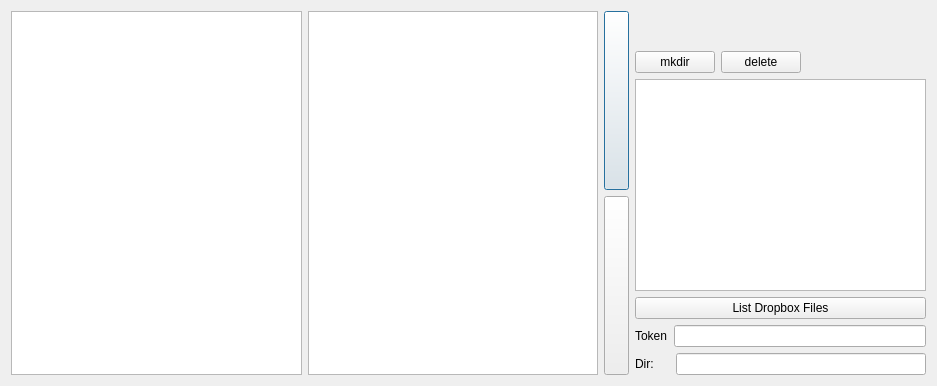
<?xml version="1.0" encoding="UTF-8"?>
<ui version="4.0">
 <class>DropboxBrowser</class>
 <widget class="QDialog" name="DropboxBrowser">
  <property name="geometry">
   <rect>
    <x>0</x>
    <y>0</y>
    <width>937</width>
    <height>386</height>
   </rect>
  </property>
  <property name="windowTitle">
   <string>Dropbox File Manager</string>
  </property>
  <layout class="QGridLayout" name="gridLayout_2">
   <item row="0" column="0">
    <widget class="QTreeView" name="treeView">
     <property name="sizeAdjustPolicy">
      <enum>QAbstractScrollArea::AdjustIgnored</enum>
     </property>
    </widget>
   </item>
   <item row="0" column="1">
    <widget class="QListView" name="listView">
     <property name="sizeAdjustPolicy">
      <enum>QAbstractScrollArea::AdjustIgnored</enum>
     </property>
    </widget>
   </item>
   <item row="0" column="2">
    <layout class="QVBoxLayout" name="verticalLayout">
     <item>
      <widget class="QPushButton" name="cmdUpload">
       <property name="sizePolicy">
        <sizepolicy hsizetype="Preferred" vsizetype="Expanding">
         <horstretch>0</horstretch>
         <verstretch>0</verstretch>
        </sizepolicy>
       </property>
       <property name="maximumSize">
        <size>
         <width>25</width>
         <height>16777215</height>
        </size>
       </property>
       <property name="text">
        <string/>
       </property>
       <property name="icon">
        <iconset resource="../../../tosec.qrc">
         <normaloff>:/icon/player/images/player/blue/forward.ico</normaloff>:/icon/player/images/player/blue/forward.ico</iconset>
       </property>
      </widget>
     </item>
     <item>
      <widget class="QPushButton" name="cmdDownload">
       <property name="sizePolicy">
        <sizepolicy hsizetype="Preferred" vsizetype="Expanding">
         <horstretch>0</horstretch>
         <verstretch>0</verstretch>
        </sizepolicy>
       </property>
       <property name="maximumSize">
        <size>
         <width>25</width>
         <height>16777215</height>
        </size>
       </property>
       <property name="text">
        <string/>
       </property>
       <property name="icon">
        <iconset resource="../../../tosec.qrc">
         <normaloff>:/icon/player/images/player/blue/backward.ico</normaloff>:/icon/player/images/player/blue/backward.ico</iconset>
       </property>
      </widget>
     </item>
    </layout>
   </item>
   <item row="0" column="3">
    <layout class="QGridLayout" name="gridLayout">
     <item row="5" column="0">
      <layout class="QHBoxLayout" name="horizontalLayout_4">
       <item>
        <widget class="QLabel" name="lblToken">
         <property name="text">
          <string>Token</string>
         </property>
        </widget>
       </item>
       <item>
        <widget class="QLineEdit" name="edtToken"/>
       </item>
      </layout>
     </item>
     <item row="0" column="0">
      <widget class="QLabel" name="lblPublisher">
       <property name="sizePolicy">
        <sizepolicy hsizetype="Preferred" vsizetype="Preferred">
         <horstretch>0</horstretch>
         <verstretch>0</verstretch>
        </sizepolicy>
       </property>
       <property name="minimumSize">
        <size>
         <width>0</width>
         <height>0</height>
        </size>
       </property>
       <property name="maximumSize">
        <size>
         <width>16777215</width>
         <height>50</height>
        </size>
       </property>
       <property name="font">
        <font>
         <family>Segoe Print</family>
         <pointsize>19</pointsize>
        </font>
       </property>
       <property name="scaledContents">
        <bool>false</bool>
       </property>
       <property name="alignment">
        <set>Qt::AlignCenter</set>
       </property>
       <property name="wordWrap">
        <bool>false</bool>
       </property>
      </widget>
     </item>
     <item row="4" column="0">
      <widget class="QPushButton" name="cmdGetFiles">
       <property name="text">
        <string>List Dropbox Files</string>
       </property>
      </widget>
     </item>
     <item row="6" column="0">
      <layout class="QHBoxLayout" name="horizontalLayout_2">
       <item>
        <widget class="QLabel" name="lblDir">
         <property name="minimumSize">
          <size>
           <width>35</width>
           <height>0</height>
          </size>
         </property>
         <property name="text">
          <string>Dir:</string>
         </property>
        </widget>
       </item>
       <item>
        <widget class="QLineEdit" name="edtDir"/>
       </item>
      </layout>
     </item>
     <item row="3" column="0">
      <widget class="QListWidget" name="listDropbox">
       <property name="styleSheet">
        <string notr="true"/>
       </property>
       <property name="sizeAdjustPolicy">
        <enum>QAbstractScrollArea::AdjustToContents</enum>
       </property>
      </widget>
     </item>
     <item row="1" column="0">
      <layout class="QHBoxLayout" name="horizontalLayout">
       <item>
        <widget class="QPushButton" name="cmdMakedir">
         <property name="sizePolicy">
          <sizepolicy hsizetype="Maximum" vsizetype="Fixed">
           <horstretch>0</horstretch>
           <verstretch>0</verstretch>
          </sizepolicy>
         </property>
         <property name="text">
          <string>mkdir</string>
         </property>
        </widget>
       </item>
       <item>
        <widget class="QPushButton" name="cmdRemove">
         <property name="sizePolicy">
          <sizepolicy hsizetype="Maximum" vsizetype="Fixed">
           <horstretch>0</horstretch>
           <verstretch>0</verstretch>
          </sizepolicy>
         </property>
         <property name="text">
          <string>delete</string>
         </property>
        </widget>
       </item>
       <item>
        <spacer name="horizontalSpacer">
         <property name="orientation">
          <enum>Qt::Horizontal</enum>
         </property>
         <property name="sizeHint" stdset="0">
          <size>
           <width>40</width>
           <height>20</height>
          </size>
         </property>
        </spacer>
       </item>
      </layout>
     </item>
    </layout>
   </item>
  </layout>
 </widget>
 <resources>
  <include location="../../../tosec.qrc"/>
 </resources>
 <connections/>
</ui>
